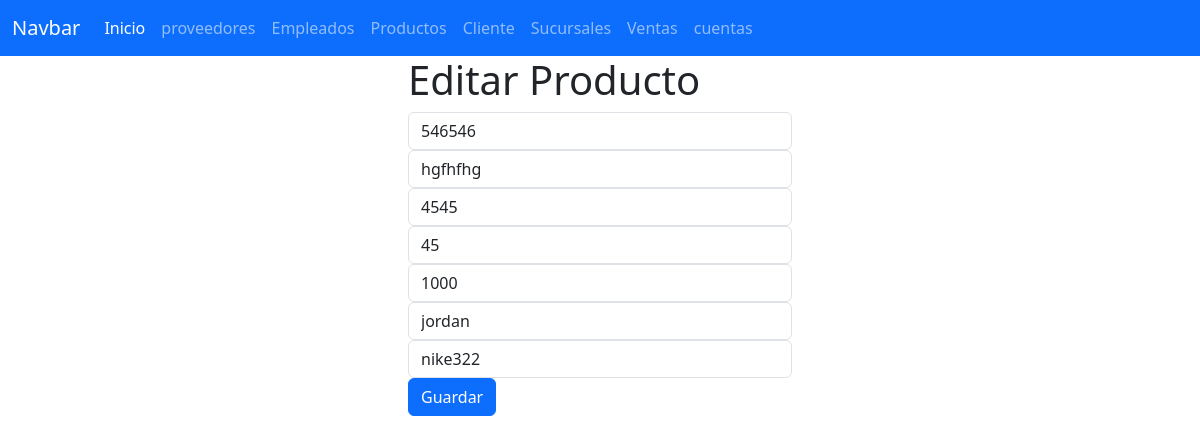
/seleccionarProducto/546546, run on the app's committed database.
### Productos_app/models.py (models this page shows, shortened)
class Productos(models.Model):
    id_producto=models.IntegerField(primary_key=True)
    nombre=models.CharField(max_length=100)
    precio=models.IntegerField()
    cantidad=models.PositiveSmallIntegerField()
    stock=models.CharField(max_length=100)
    marca=models.CharField(max_length=100)
    modelo=models.CharField(max_length=100)

### Productos_app/views.py (the view)
# urls.py: path("seleccionarProducto/<id_producto>", views.seleccionarProducto, name="seleccionarProducto"),
def seleccionarProducto(request, id_producto):
    losproductos = Productos.objects.get(id_producto=id_producto)
    return render(request, "editarProducto.html", {"misproductos": losproductos})

### Productos_app/templates/editarProducto.html (shortened to what this page needs)
{% extends "base.html" %}
{% block cuerpo %}
<div class="row">
    <div class="col-md-4 offset-md-4">
        <h1>Editar Producto</h1>
        <form action="/editarProducto/" method="POST">
            <div class="form-group">
                <input type="text" id="txtid_producto" name="txtid_producto" class="form-control" value="{{ misproductos.id_producto }}" maxlength="6" required>
            </div>
            <div class="form-group">
                <input type="text" id="txtnombre" name="txtnombre" class="form-control" value="{{ misproductos.nombre }}" maxlength="100" required>
            </div>
            <div class="form-group">
                <input type="number" id="numprecio" name="numprecio" class="form-control" value="{{ misproductos.precio }}" required>
            </div>
            <div class="form-group">
                <input type="number" id="numcantidad" name="numcantidad" class="form-control" value="{{ misproductos.cantidad }}" required>
            </div>
            <div class="form-group">
                <input type="text" id="txtstock" name="txtstock" class="form-control" value="{{ misproductos.stock }}" maxlength="100" required>
            </div>
            <div class="form-group">
                <input type="text" id="txtmarca" name="txtmarca" class="form-control" value="{{ misproductos.marca }}" maxlength="100" required>
            </div>
            <div class="form-group">
                <input type="text" id="txtmodelo" name="txtmodelo" class="form-control" value="{{ misproductos.modelo}}" maxlength="100" required>
            </div>
            <button type="submit" class="btn btn-primary">Guardar</button>
        </form>
    </div>
</div>
{% endblock %}

### data on the page
Productos: txtid_producto "546546", txtnombre "hgfhfhg", numprecio "4545", numcantidad "45", txtstock "1000", txtmarca "jordan", txtmodelo "nike322"
